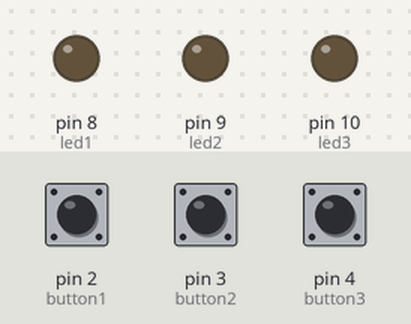
A sketch run on a simulated Arduino Uno, built with avr-gcc and run on an emulated ATmega328P. Parts: output pins drawn as LEDs (lit = HIGH). The inputs (shaded band) are chosen by the test bench; at power-on: pin 2 (button1) HIGH, pin 3 (button2) HIGH, pin 4 (button3) HIGH.

Above: at 1.2 s.
1.3 s: pin 2 (button1) pulled LOW for 0.15 s
At 1.37 s:
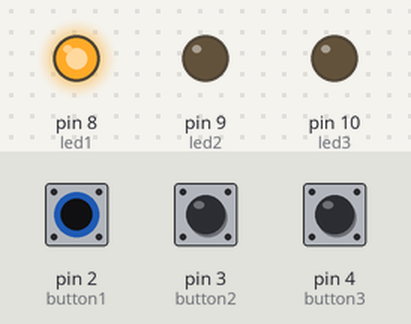
2.9 s: pin 3 (button2) pulled LOW for 0.15 s
At 2.97 s:
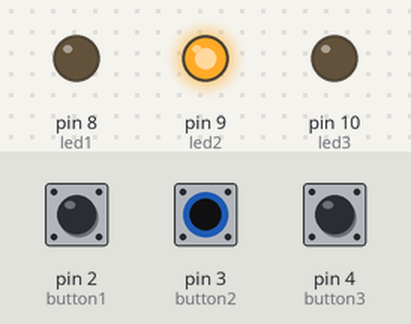
4.5 s: pin 4 (button3) pulled LOW for 0.15 s
At 4.57 s:
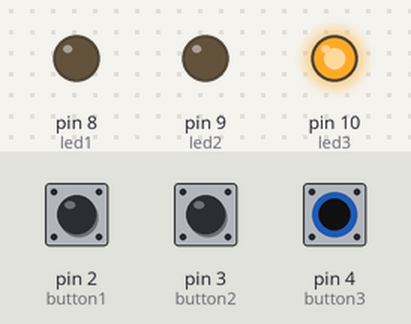
6.1 s: pin 4 (button3) pulled LOW for 3.2 s
At 10.2 s:
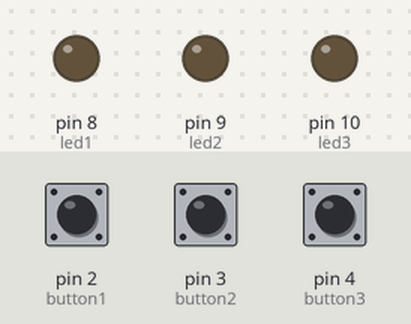
10.8 s: pin 2 (button1) pulled LOW for 3.2 s
At 11.3 s:
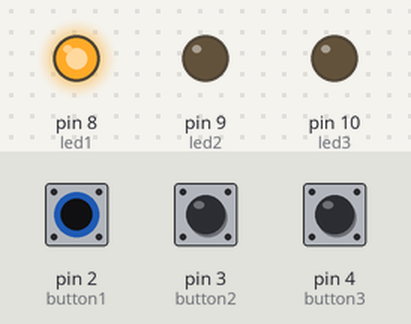
15.5 s: pin 2 (button1) driven LOW and pin 3 (button2) driven LOW
At 16.1 s:
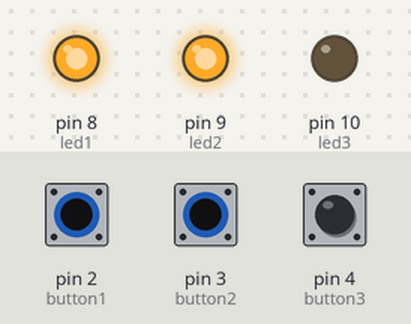
Timing chart, 0 to 18.0 s (numbered marks = the images above; inputs shaded):
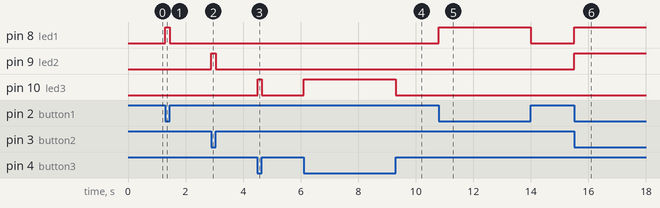

Measured:
- after the input at 1.3 s, pin 8 (led1): LOW → HIGH at once, → LOW 0.15 s later
- after the input at 2.9 s, pin 9 (led2): LOW → HIGH at once, → LOW 0.15 s later
- after the input at 4.5 s, pin 10 (led3): LOW → HIGH at once, → LOW 0.15 s later
- after the input at 6.1 s, pin 10 (led3): LOW → HIGH at once, → LOW 3.2 s later
- after the input at 10.8 s, pin 8 (led1): LOW → HIGH at once, → LOW 3.2 s later
- after the input at 15.5 s, pin 8 (led1), pin 9 (led2): LOW → HIGH at once

The sketch:

push_to_light_x3.ino
```cpp
// Pins for LEDs
const int led1 = 8;
const int led2 = 9;
const int led3 = 10;

// Pins for buttons
const int button1 = 2;
const int button2 = 3;
const int button3 = 4;

void setup() {
  // Set LED pins as output
  pinMode(led1, OUTPUT);
  pinMode(led2, OUTPUT);
  pinMode(led3, OUTPUT);

  // Set button pins as input with internal pull-up
  pinMode(button1, INPUT_PULLUP);
  pinMode(button2, INPUT_PULLUP);
  pinMode(button3, INPUT_PULLUP);
}

void loop() {
  // Check button 1
  if (digitalRead(button1) == LOW) {
    digitalWrite(led1, HIGH);
  } else {
    digitalWrite(led1, LOW);
  }

  // Check button 2
  if (digitalRead(button2) == LOW) {
    digitalWrite(led2, HIGH);
  } else {
    digitalWrite(led2, LOW);
  }

  // Check button 3
  if (digitalRead(button3) == LOW) {
    digitalWrite(led3, HIGH);
  } else {
    digitalWrite(led3, LOW);
  }
}
```
